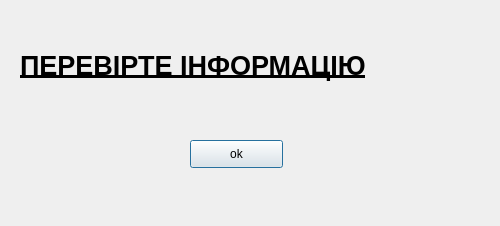
<?xml version="1.0" encoding="UTF-8"?>
<ui version="4.0">
 <class>warning</class>
 <widget class="QDialog" name="warning">
  <property name="geometry">
   <rect>
    <x>0</x>
    <y>0</y>
    <width>500</width>
    <height>226</height>
   </rect>
  </property>
  <property name="minimumSize">
   <size>
    <width>500</width>
    <height>0</height>
   </size>
  </property>
  <property name="maximumSize">
   <size>
    <width>500</width>
    <height>16777215</height>
   </size>
  </property>
  <property name="windowTitle">
   <string>Dialog</string>
  </property>
  <widget class="QLabel" name="label">
   <property name="geometry">
    <rect>
     <x>20</x>
     <y>40</y>
     <width>471</width>
     <height>51</height>
    </rect>
   </property>
   <property name="font">
    <font>
     <pointsize>20</pointsize>
     <weight>75</weight>
     <bold>true</bold>
     <underline>true</underline>
    </font>
   </property>
   <property name="text">
    <string>ПЕРЕВІРТЕ ІНФОРМАЦІЮ</string>
   </property>
  </widget>
  <widget class="QPushButton" name="pushButton">
   <property name="geometry">
    <rect>
     <x>190</x>
     <y>140</y>
     <width>93</width>
     <height>28</height>
    </rect>
   </property>
   <property name="text">
    <string>ok</string>
   </property>
  </widget>
 </widget>
 <resources/>
 <connections/>
</ui>
